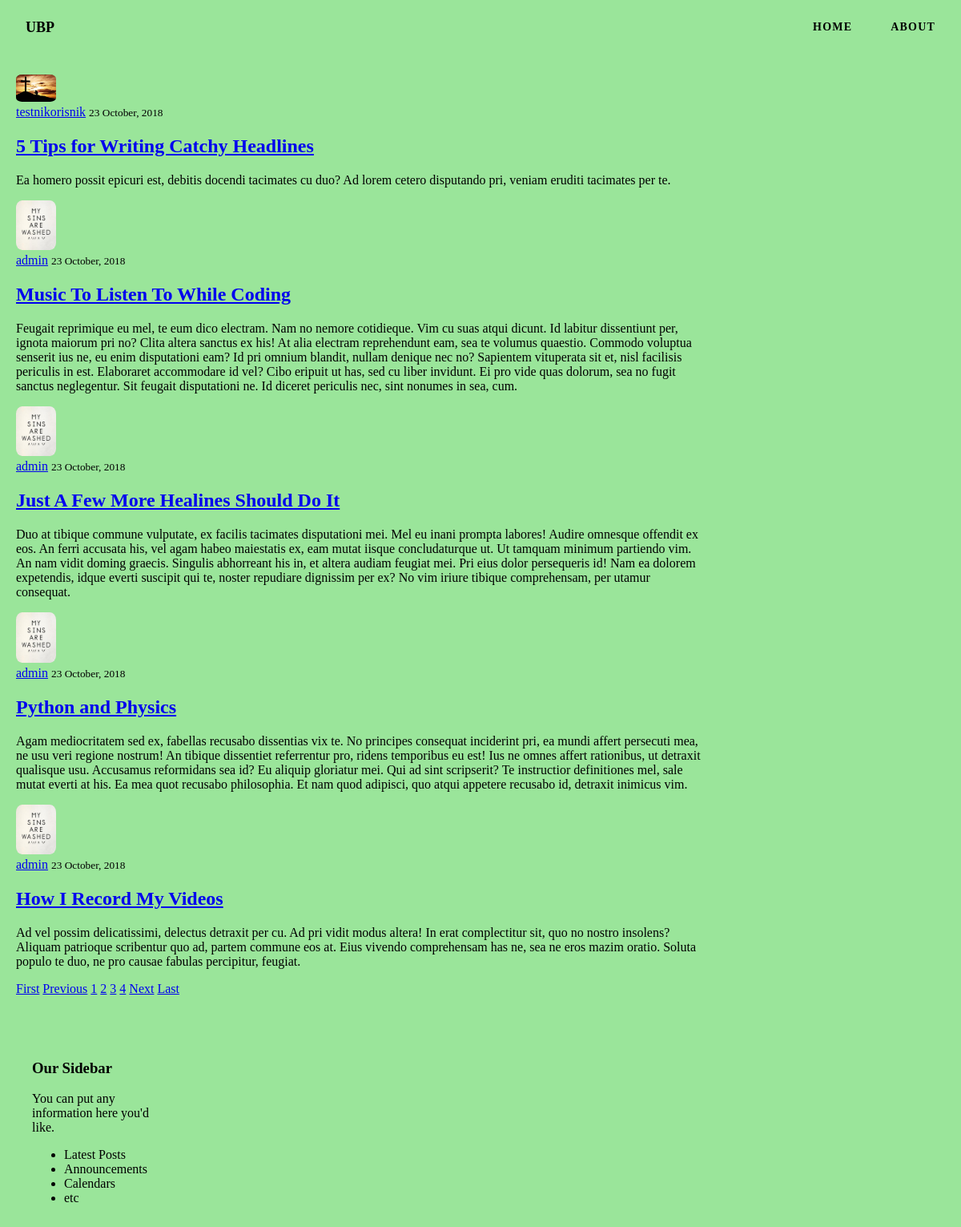
Screenshot of /blog/?page=2 with the database file from the repository.
### blog/models.py (models this page shows, shortened)
class Post(models.Model):
    title = models.CharField(max_length=100)
    content = models.TextField()
    date_posted = models.DateTimeField(default=timezone.now)
    author = models.ForeignKey(User, on_delete=models.CASCADE)  # on_delete = u slučaju kada se obriše user, obrisati će se i svi njegovi postovi

### users/models.py (models this page shows, shortened)
class Profile(models.Model):
    user = models.OneToOneField(User, on_delete=models.CASCADE)
    image = models.ImageField(default='default.jpg', upload_to='profile_pics')

### blog/views.py (the view)
# urls.py: path('', PostListView.as_view(), name='blog-home'),
class PostListView(ListView):
    model = Post
    template_name = 'blog/home.html'
    context_object_name = 'posts'
    ordering = ['-date_posted']     # sortiranje querya da ide od najnovijeg datuma
    paginate_by = 5     # podešavanje koliko postova po stranici

### blog/templates/blog/home.html
{% extends "blog/base.html" %}
{% block content %}
    {% for post in posts %}
        <article class="">
            <img class="user-logo" src="{{ post.author.profile.image.url }}">
            <div class="">
                <div class="">
                    <a class="" href="{% url 'user-posts' post.author.username %}">{{ post.author }}</a>
                    <small class="">{{ post.date_posted|date:"d F, Y" }}</small>
                </div>
                <h2><a class="" href="{% url 'post-detail' post.id %}">{{ post.title }}</a></h2>
                <p class="">{{ post.content }}</p>
            </div>
        </article>
    {% endfor %}
    {% if is_paginated %}
        {% if page_obj.has_previous %}
            <a class="" href="?page=1">First</a>
            <a class="" href="?page={{ page_obj.previous_page_number }}">Previous</a>
        {% endif %}
        {% for num in page_obj.paginator.page_range %}
            {% if page_obj.number == num %}
                <a class="" href="?page={{ num }}">{{ num }}</a>
            {% elif num > page_obj.number|add:'-3' and num < page_obj.number|add:'3' %}
                <a class="" href="?page={{ num }}">{{ num }}</a>
            {% endif %}
        {% endfor %}
        {% if page_obj.has_next %}
            <a class="" href="?page={{ page_obj.next_page_number }}">Next</a>
            <a class="" href="?page={{ page_obj.paginator.num_pages }}">Last</a>
        {% endif %}
    {% endif %}
{% endblock content %}

### blog/static/blog/main.css (style rules this page uses)
* { box-sizing: border-box; }
html { margin: 0; padding: 0; width: 100%; height: 100vh; }
body { margin: 0; padding: 0; width: 100%; height: 100vh; font-family: Poppins; font-weight: 400; background-color: #9ae59a; }
.user-logo { width: 50px; height: auto; border-radius: 15%; }

### rows the page displays
Post: author.profile.image (placeholder picture), author "testnikorisnik", date_posted "23 October, 2018", title "5 Tips for Writing Catchy Headlines", content "Ea homero possit epicuri est, debitis docendi tacimates cu duo? Ad lorem cetero disputando pri, veniam eruditi tacimates per te."
Post: author.profile.image (picture), author "admin", date_posted "23 October, 2018", title "Music To Listen To While Coding", content "Feugait reprimique eu mel, te eum dico electram. Nam no nemore cotidieque. Vim cu suas atqui dicunt. Id labitur dissentiunt per, ignota maiorum pri no? Clita altera sanctus ex his! At alia electram reprehendunt eam, sea te volumus quaestio. Commodo voluptua senserit ius ne, eu enim disputationi eam? Id pri omnium blandit, nullam denique nec no? Sapientem vituperata sit et, nisl facilisis periculis in est. Elaboraret accommodare id vel? Cibo eripuit ut has, sed cu liber invidunt. Ei pro vide quas dolorum, sea no fugit sanctus neglegentur. Sit feugait disputationi ne. Id diceret periculis nec, sint nonumes in sea, cum."
Post: author.profile.image (picture), author "admin", date_posted "23 October, 2018", title "Just A Few More Healines Should Do It", content "Duo at tibique commune vulputate, ex facilis tacimates disputationi mei. Mel eu inani prompta labores! Audire omnesque offendit ex eos. An ferri accusata his, vel agam habeo maiestatis ex, eam mutat iisque concludaturque ut. Ut tamquam minimum partiendo vim. An nam vidit doming graecis. Singulis abhorreant his in, et altera audiam feugiat mei. Pri eius dolor persequeris id! Nam ea dolorem expetendis, idque everti suscipit qui te, noster repudiare dignissim per ex? No vim iriure tibique comprehensam, per utamur consequat."
Post: author.profile.image (picture), author "admin", date_posted "23 October, 2018", title "Python and Physics", content "Agam mediocritatem sed ex, fabellas recusabo dissentias vix te. No principes consequat inciderint pri, ea mundi affert persecuti mea, ne usu veri regione nostrum! An tibique dissentiet referrentur pro, ridens temporibus eu est! Ius ne omnes affert rationibus, ut detraxit qualisque usu. Accusamus reformidans sea id? Eu aliquip gloriatur mei. Qui ad sint scripserit? Te instructior definitiones mel, sale mutat everti at his. Ea mea quot recusabo philosophia. Et nam quod adipisci, quo atqui appetere recusabo id, detraxit inimicus vim."
Post: author.profile.image (picture), author "admin", date_posted "23 October, 2018", title "How I Record My Videos", content "Ad vel possim delicatissimi, delectus detraxit per cu. Ad pri vidit modus altera! In erat complectitur sit, quo no nostro insolens? Aliquam patrioque scribentur quo ad, partem commune eos at. Eius vivendo comprehensam has ne, sea ne eros mazim oratio. Soluta populo te duo, ne pro causae fabulas percipitur, feugiat."

### other values shown
{{ num }} "1" "3" "4"
{{ num }} "2"
